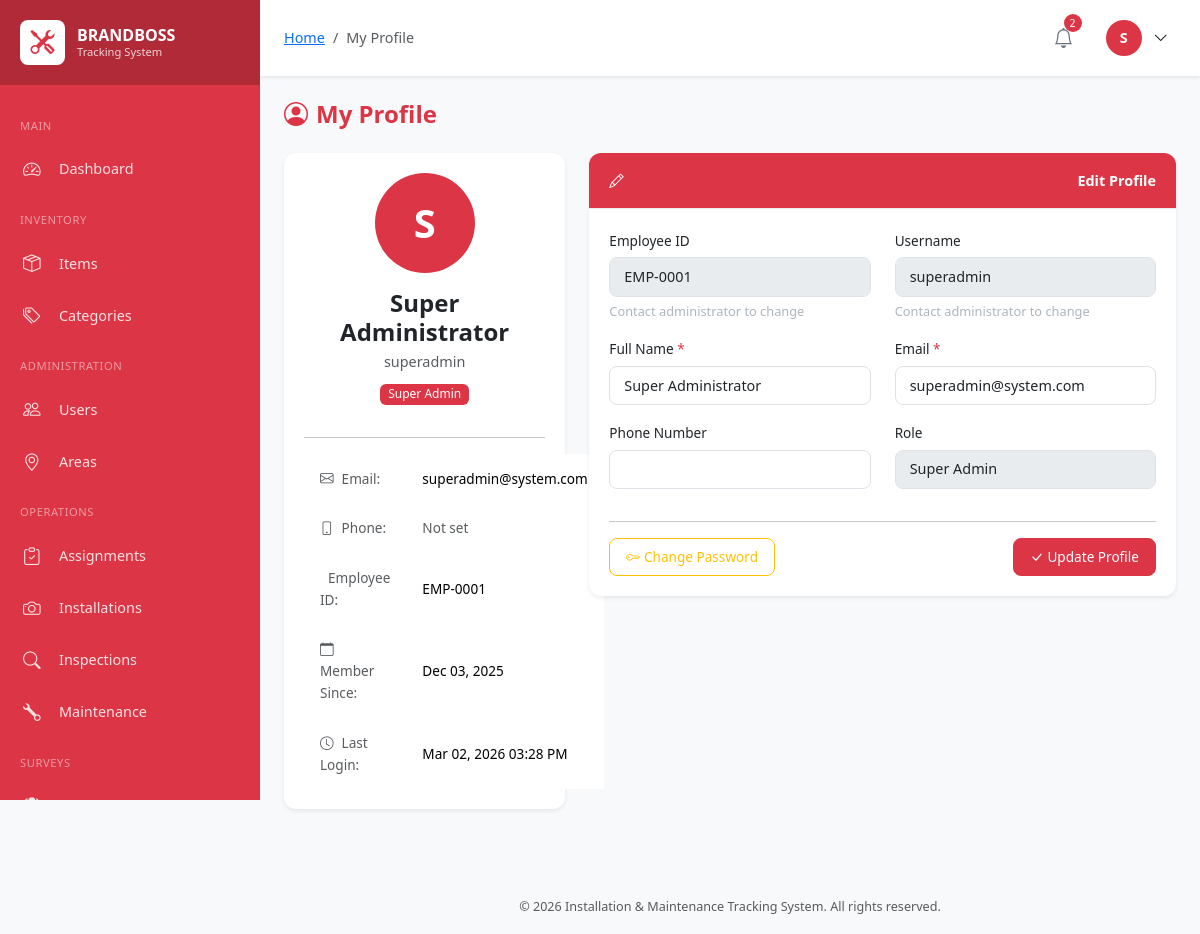
The app's page /profile.php (signed in) with its own data.
### tables this page shows
CREATE TABLE `users` (
  `id` int(10) UNSIGNED NOT NULL,
  `employee_id` varchar(50) NOT NULL,
  `username` varchar(100) NOT NULL,
  `password` varchar(255) NOT NULL,
  `email` varchar(150) NOT NULL,
  `full_name` varchar(200) NOT NULL,
  `phone` varchar(20) DEFAULT NULL,
  `role` enum('super_admin','user_1','user_2','user_3','user_4') NOT NULL,
  `profile_image` varchar(255) DEFAULT NULL,
  `status` enum('active','inactive','suspended') DEFAULT 'active',
  `last_login` datetime DEFAULT NULL,
  `created_by` int(10) UNSIGNED DEFAULT NULL,
  `created_at` timestamp NOT NULL DEFAULT current_timestamp(),
  `updated_at` timestamp NOT NULL DEFAULT current_timestamp() ON UPDATE current_timestamp()
);

### profile.php (the view, shortened to what the rows shown need)
<?php
require_once 'includes/header.php';
$db = Database::getInstance();
$userId = $auth->userId();
$errors = [];
$user = $db->fetch("SELECT * FROM users WHERE id = ?", [$userId]);
?>
<div class="d-flex justify-content-between align-items-center mb-4">
    <h1 class="page-title mb-0">
        <i class="bi bi-person-circle me-2"></i>My Profile
    </h1>
</div>
<div class="row">
    <div class="col-lg-4 mb-4">
        <div class="card">
            <div class="card-body text-center">
                <div class="user-avatar mx-auto mb-3" style="width: 100px; height: 100px; font-size: 2.5rem;">
                    <?php echo strtoupper(substr($user['full_name'], 0, 1)); ?>
                </div>
                <h4 class="mb-1"><?php echo clean($user['full_name']); ?></h4>
                <p class="text-muted mb-2"><?php echo clean($user['username']); ?></p>
                <span class="badge bg-<?php echo $user['role'] === 'super_admin' ? 'danger' : 'primary'; ?> mb-3">
                    <?php echo roleName($user['role']); ?>
                </span>
                <hr>
                <table class="table table-sm table-borderless text-start mb-0">
                    <tr>
                        <td class="text-muted"><i class="bi bi-envelope me-2"></i>Email:</td>
                        <td><?php echo clean($user['email']); ?></td>
                    </tr>
                    <tr>
                    </tr>
                    <tr>
                        <td class="text-muted"><i class="bi bi-badge-id me-2"></i>Employee ID:</td>
                        <td><?php echo clean($user['employee_id']); ?></td>
                    </tr>
                    <tr>
                        <td class="text-muted"><i class="bi bi-calendar me-2"></i>Member Since:</td>
                        <td><?php echo formatDate($user['created_at']); ?></td>
                    </tr>
                    <tr>
                        <td class="text-muted"><i class="bi bi-clock me-2"></i>Last Login:</td>
                        <td><?php echo $user['last_login'] ? formatDateTime($user['last_login']) : 'Never'; ?></td>
                    </tr>
                </table>
            </div>
        </div>
    </div>
    <div class="col-lg-8 mb-4">
        <div class="card">
            <div class="card-body">
                <form method="POST" action="">
                    <div class="row">
                        <div class="col-md-6 mb-3">
                            <label for="employee_id" class="form-label">Employee ID</label>
                            <input type="text" class="form-control" id="employee_id"
                                   value="<?php echo clean($user['employee_id']); ?>" disabled>
                            <div class="form-text">Contact administrator to change</div>
                        </div>
                        <div class="col-md-6 mb-3">
                            <label for="username" class="form-label">Username</label>
                            <input type="text" class="form-control" id="username"
                                   value="<?php echo clean($user['username']); ?>" disabled>
                            <div class="form-text">Contact administrator to change</div>
                        </div>
                        <div class="col-md-6 mb-3">
                            <label for="full_name" class="form-label">Full Name <span class="text-danger">*</span></label>
                            <input type="text" class="form-control <?php echo isset($errors['full_name']) ? 'is-invalid' : ''; ?>"
                                   id="full_name" name="full_name"
                                   value="<?php echo clean($_POST['full_name'] ?? $user['full_name']); ?>" required>
                        </div>
                        <div class="col-md-6 mb-3">
                            <label for="email" class="form-label">Email <span class="text-danger">*</span></label>
                            <input type="email" class="form-control <?php echo isset($errors['email']) ? 'is-invalid' : ''; ?>"
                                   id="email" name="email"
                                   value="<?php echo clean($_POST['email'] ?? $user['email']); ?>" required>
                        </div>
                        <div class="col-md-6 mb-3">
                            <label for="role" class="form-label">Role</label>
                            <input type="text" class="form-control" id="role"
                                   value="<?php echo roleName($user['role']); ?>" disabled>
                        </div>
                    </div>
                </form>
            </div>
        </div>
    </div>
</div>
<?php require_once 'includes/footer.php'; ?>

### includes/header.php (shortened to what the rows shown need)
<?php
require_once __DIR__ . '/../classes/Database.php';
require_once __DIR__ . '/../classes/Auth.php';
require_once __DIR__ . '/helpers.php';
$auth = Auth::getInstance();
$auth->requireAuth();
$currentUser = $auth->user();
?>
<!DOCTYPE html>
<html lang="en">
<head>
    <link href="https://cdn.jsdelivr.net/npm/bootstrap@5.3.2/dist/css/bootstrap.min.css" rel="stylesheet">
    <link href="https://cdn.jsdelivr.net/npm/bootstrap-icons@1.11.1/font/bootstrap-icons.css" rel="stylesheet">
    <link href="https://cdn.datatables.net/1.13.6/css/dataTables.bootstrap5.min.css" rel="stylesheet">
    <link href="<?php echo APP_URL; ?>/assets/css/style.css" rel="stylesheet">
    <link href="https://unpkg.com/leaflet@1.9.4/dist/leaflet.css" rel="stylesheet">
</head>
<body>
    <main class="main-content">
        <header class="top-navbar">
            <div class="navbar-right">
                <div class="dropdown user-dropdown">
                    <button class="user-btn" data-bs-toggle="dropdown">
                        <div class="user-avatar">
                            <?php echo strtoupper(substr($currentUser['full_name'], 0, 1)); ?>
                        </div>
                        <i class="bi bi-chevron-down ms-1"></i>
                    </button>
                </div>
            </div>
        </header>
        <div class="content-area">

### records on screen
users: full_name "S", full_name "Super Administrator", username "superadmin", role "Super Admin", email "superadmin@system.com", employee "EMP-0001", created_at "Dec 03, 2025", last_login "Mar 02, 2026 03:28 PM"

### other values on screen
$crumb['title'] "My Profile"
$notificationCount "2"
APP_NAME "Installation & Maintenance Tracking System"
